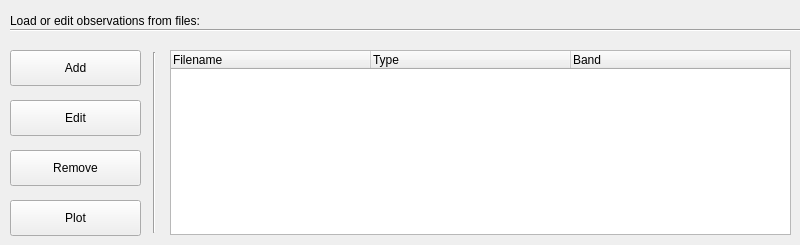
<?xml version="1.0" encoding="UTF-8"?>
<ui version="4.0">
 <class>ObservationWidget</class>
 <widget class="QWidget" name="ObservationWidget">
  <property name="geometry">
   <rect>
    <x>0</x>
    <y>0</y>
    <width>800</width>
    <height>245</height>
   </rect>
  </property>
  <property name="minimumSize">
   <size>
    <width>800</width>
    <height>245</height>
   </size>
  </property>
  <property name="maximumSize">
   <size>
    <width>800</width>
    <height>245</height>
   </size>
  </property>
  <property name="windowTitle">
   <string>Load Observations</string>
  </property>
  <widget class="QTreeWidget" name="curve_treewidget">
   <property name="geometry">
    <rect>
     <x>170</x>
     <y>50</y>
     <width>621</width>
     <height>185</height>
    </rect>
   </property>
   <property name="frameShape">
    <enum>QFrame::StyledPanel</enum>
   </property>
   <property name="indentation">
    <number>10</number>
   </property>
   <property name="expandsOnDoubleClick">
    <bool>true</bool>
   </property>
   <attribute name="headerDefaultSectionSize">
    <number>170</number>
   </attribute>
   <attribute name="headerMinimumSectionSize">
    <number>200</number>
   </attribute>
   <attribute name="headerStretchLastSection">
    <bool>true</bool>
   </attribute>
   <column>
    <property name="text">
     <string>Filename</string>
    </property>
   </column>
   <column>
    <property name="text">
     <string>Type</string>
    </property>
   </column>
   <column>
    <property name="text">
     <string>Band</string>
    </property>
   </column>
  </widget>
  <widget class="QPushButton" name="add_btn">
   <property name="geometry">
    <rect>
     <x>10</x>
     <y>50</y>
     <width>131</width>
     <height>36</height>
    </rect>
   </property>
   <property name="text">
    <string>Add</string>
   </property>
  </widget>
  <widget class="Line" name="line">
   <property name="geometry">
    <rect>
     <x>10</x>
     <y>20</y>
     <width>861</width>
     <height>20</height>
    </rect>
   </property>
   <property name="orientation">
    <enum>Qt::Horizontal</enum>
   </property>
  </widget>
  <widget class="QLabel" name="label">
   <property name="geometry">
    <rect>
     <x>10</x>
     <y>10</y>
     <width>261</width>
     <height>21</height>
    </rect>
   </property>
   <property name="text">
    <string>Load or edit observations from files:</string>
   </property>
  </widget>
  <widget class="QPushButton" name="remove_btn">
   <property name="geometry">
    <rect>
     <x>10</x>
     <y>150</y>
     <width>131</width>
     <height>36</height>
    </rect>
   </property>
   <property name="text">
    <string>Remove</string>
   </property>
  </widget>
  <widget class="QPushButton" name="edit_btn">
   <property name="geometry">
    <rect>
     <x>10</x>
     <y>100</y>
     <width>131</width>
     <height>36</height>
    </rect>
   </property>
   <property name="text">
    <string>Edit</string>
   </property>
  </widget>
  <widget class="QPushButton" name="plot_btn">
   <property name="geometry">
    <rect>
     <x>10</x>
     <y>200</y>
     <width>131</width>
     <height>36</height>
    </rect>
   </property>
   <property name="text">
    <string>Plot</string>
   </property>
  </widget>
  <widget class="Line" name="line_2">
   <property name="geometry">
    <rect>
     <x>139</x>
     <y>52</y>
     <width>31</width>
     <height>181</height>
    </rect>
   </property>
   <property name="orientation">
    <enum>Qt::Vertical</enum>
   </property>
  </widget>
 </widget>
 <resources/>
 <connections/>
</ui>
